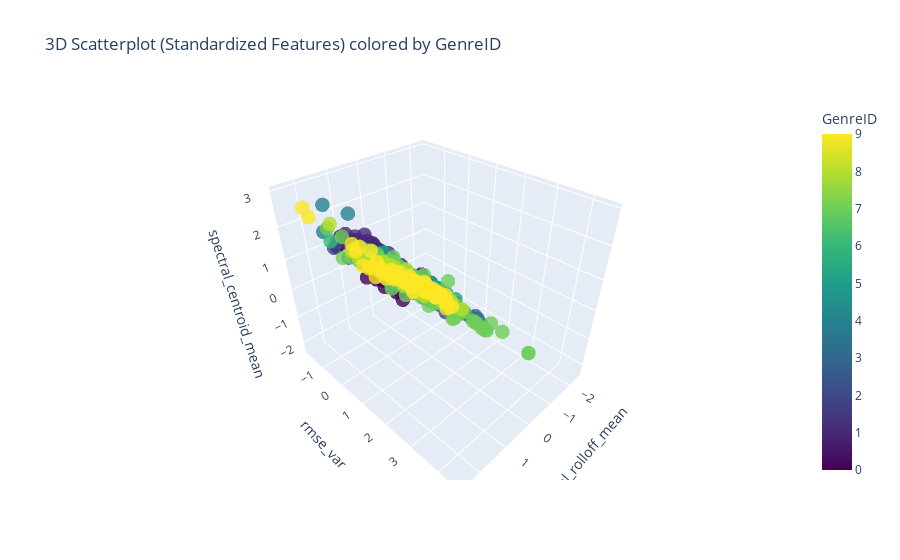

The cell this chart's notebook holds for it:
### Markdown cell above
***Statistical functions***

Functions for creating a correlation matrix and plotting of heat-map. I used pandas to compute the matrix for efficiancy. The code for computing this without the use of the .corr() func is commented out.

### Code cell
# def sample_mean(data):
#     my = 0
#     for i in range(len(data)):
#         my += data[i]
#     return my/len(data)

# def cov(x_data, y_data):
#     cov = 0
#     x_mean = sample_mean(x_data)
#     y_mean = sample_mean(y_data)



#     for i in range(len(x_data)):
#         cov += (x_data[i]-x_mean)*(y_data[i]-y_mean)
#     return cov



# def pearson_correlation(x_data, y_data):
#     sigX = 0
#     sigY = 0
#     x_data_mean = sample_mean(x_data)
#     y_data_mean = sample_mean(y_data)
    
#     for i in range(len(x_data)):
#         sigX += (x_data[i] - x_data_mean)**2
#         sigY += (y_data[i] - y_data_mean)**2

#     return cov(x_data, y_data)/math.sqrt(sigX*sigY)


# def get_feature_correlation_matrix(features, train_data):
#     corr_matrix = []
#     for i in range(len(features)):
#         row = []
#         f_i = train_data[features[i]]
#         for j in range(len(features)):
#             f_j = train_data[features[j]]
#             row.append(pearson_correlation(f_i,f_j))
#         corr_matrix.append(row)
#     return corr_matrix

def get_feature_correlation_matrix(features, train_data):
    corr_matrix = train_data[features].corr()  # Use pandas .corr() for efficient computation
    return corr_matrix



genre_id = train["GenreID"]
corr_matrix = get_feature_correlation_matrix(features, train)


# Create a heatmap to visualize the correlation matrix
plt.figure(figsize=(12, 8))  # Adjust the size of the plot for better readability
sns.heatmap(corr_matrix, annot=True, cmap='coolwarm', vmin=-1, vmax=1, linewidths=0.5)

plt.title('Feature Correlation Heatmap')
plt.tight_layout() 
plt.show()

fig = plt.figure(figsize=(10,8))
ax = fig.add_subplot(111, projection='3d')

# Scatter med farge basert på GenreID
scatter = ax.scatter(X_train_scaled[:,0], X_train_scaled[:,1], X_train_scaled[:,2], c=train['GenreID'], cmap='tab10', s=40)

# Aksetitler
ax.set_xlabel(features[0])
ax.set_ylabel(features[1])
ax.set_zlabel(features[2])
ax.set_title('3D scatterplot of features colored by GenreID')

# Legg til fargebar
fig.colorbar(scatter, ax=ax, label='GenreID')

plt.show()



fig = go.Figure(data=[go.Scatter3d(
    x=X_train_scaled[:, 0],
    y=X_train_scaled[:, 1],
    z=X_train_scaled[:, 2],
    mode='markers',
    marker=dict(
        size=5,
        color=train['GenreID'],  # Farge basert på GenreID
        colorscale='Viridis',  # Fargeskala
        opacity=0.8,
        colorbar=dict(title = 'GenreID')  # Legg til fargebar
    )
)])

# Aksetitler
fig.update_layout(
    scene=dict(
        xaxis_title=features[0],
        yaxis_title=features[1],
        zaxis_title=features[2]
    ),
    title='3D Scatterplot (Standardized Features) colored by GenreID'
)
fig.show()

### Figure 1 — Plotly figure (JSON) as saved in the notebook; plotly's stock layout.template omitted (floating-point values rounded to 4 significant figures; data arrays with more than 128 entries replaced by an {"elided": "..."} marker saying what was removed)
{"data": [{"marker": {"color": {"elided": "792 int values"}, "colorbar": {"title": {"text": "GenreID"}}, "colorscale": [[0, "#440154"], [0.1111, "#482878"], [0.2222, "#3e4989"], [0.3333, "#31688e"], [0.4444, "#26828e"], [0.5556, "#1f9e89"], [0.6667, "#35b779"], [0.7778, "#6ece58"], [0.8889, "#b5de2b"], [1, "#fde725"]], "opacity": 0.8, "size": 5}, "mode": "markers", "type": "scatter3d", "x": {"elided": "792 float values"}, "y": {"elided": "792 float values"}, "z": {"elided": "792 float values"}}], "layout": {"scene": {"xaxis": {"title": {"text": "spectral_rolloff_mean"}}, "yaxis": {"title": {"text": "rmse_var"}}, "zaxis": {"title": {"text": "spectral_centroid_mean"}}}, "title": {"text": "3D Scatterplot (Standardized Features) colored by GenreID"}}}
